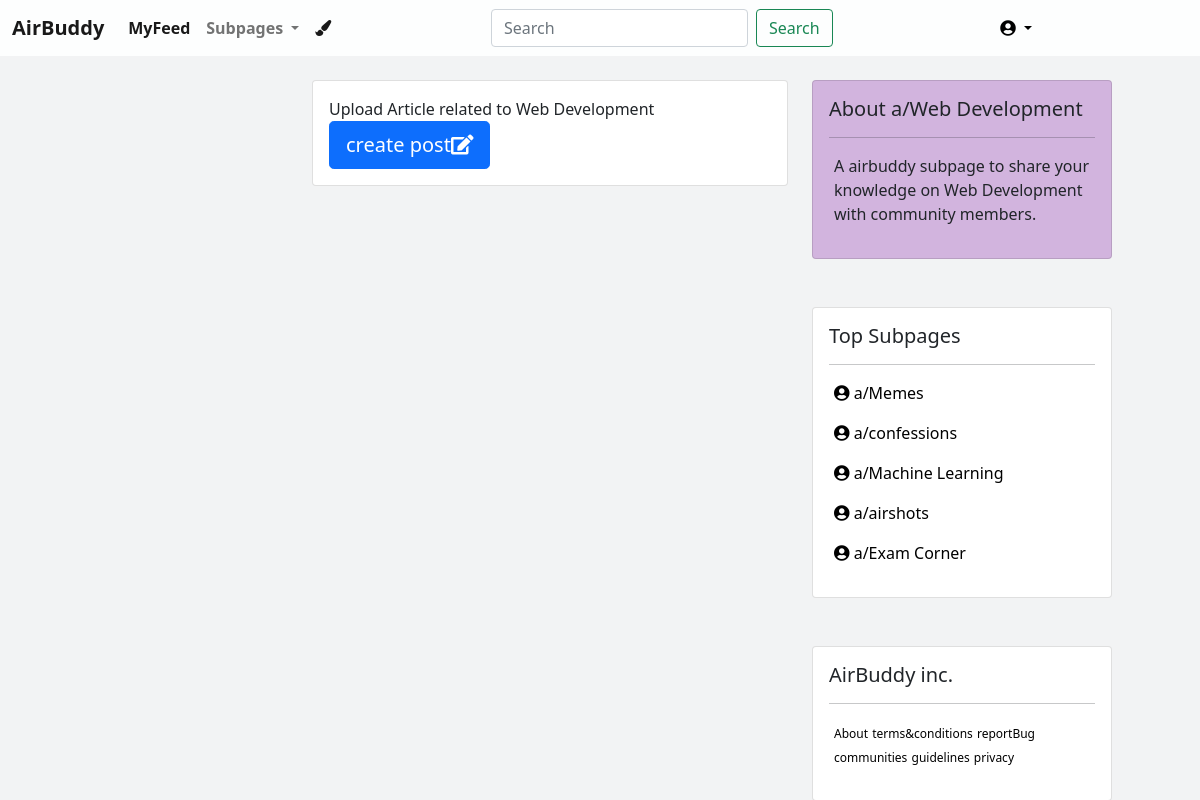
Page /a/webd/ (signed in) on the earlier database version.
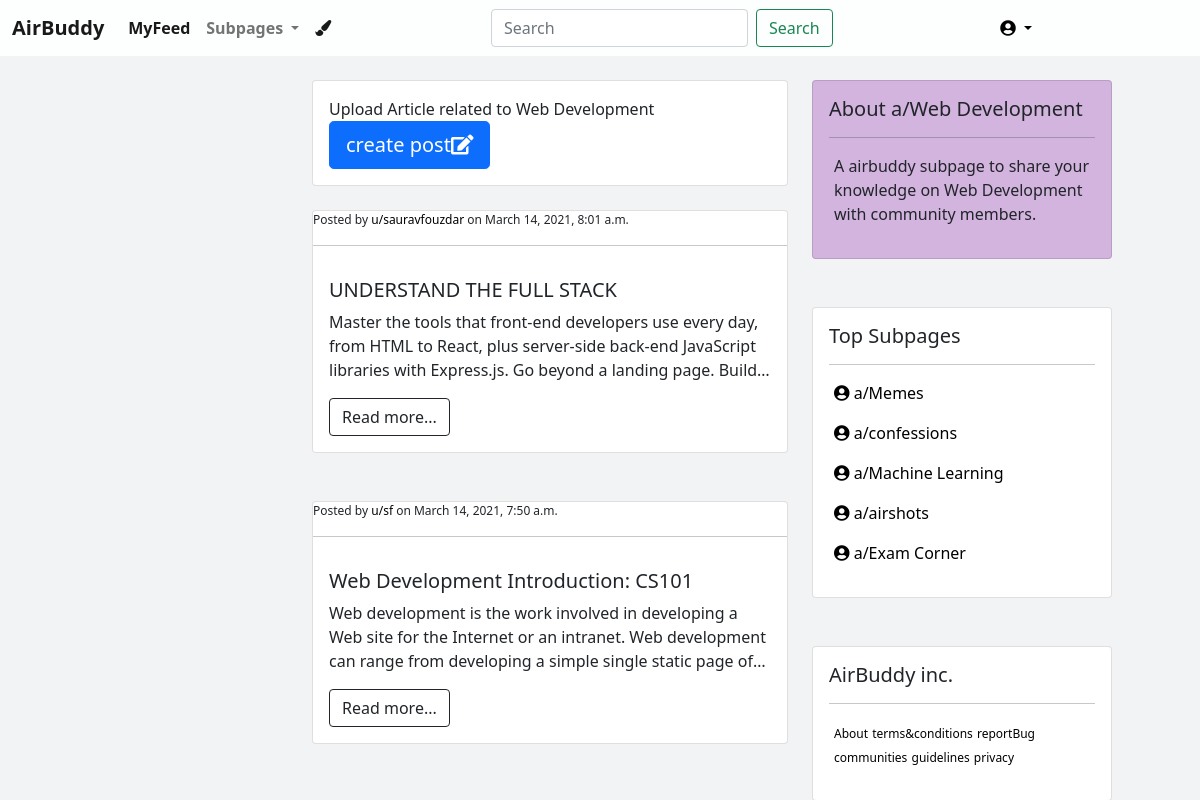
Same page on the later database version.
### subpages/models.py (models this page shows, shortened)
class WebDevelopment(models.Model):
    author = models.ForeignKey(
                        settings.AUTH_USER_MODEL,
                        on_delete=models.CASCADE,
                        related_name = 'webdev_post',
                        )
    title = models.TextField(max_length=100)
    description = models.TextField(max_length=5000)
    created_on = models.DateTimeField(auto_now_add = True)

### subpages/views.py (the view)
# urls.py: url(r'^a/webd/$', views.webd_main, name='webd_main'),
@login_required
def webd_main(request):
    obj = WebDevelopment.objects.all().order_by('-id')
    template_name = 'webd_main.html'
    context = {'obj':obj}
    return render(request, template_name, context)

### core/templates/webd_main.html
{% extends 'base.html' %}
{% load static %}
{% block content %}
<br>
<div class="container-fluid">
    <div class="row">
        <div class="col-md-3">  </div>
        <div class="col-md-5">
            <div class="card" style="background-color: rgb(255, 255, 255);">
                <div class="card-body">
                Upload Article related to Web Development
                <a href="/a/webd/submit">
                <button type="button" class="btn btn-primary btn-lg">create post<i class="fa fa-edit"></i></button>
                </a>
                </div>
            </div>
            <br>
    {% for row in obj %}
        <div class="card">
            <p class="post-meta" style="font-size: 12px;margin: 0%;">Posted by
            <a href="#">u/{{row.author}}</a> on {{row.created_on}}</p><hr class="hr-light">
            <div class="card-body">
            <h5 class="card-title">{{row.title}}</h5>
            <p style="
                overflow : hidden;
                text-overflow: ellipsis;
                display: -webkit-box;
                -webkit-line-clamp: 3;
                -webkit-box-orient: vertical;
              "> {{row.description}}</p>
              <a href="/a/webd/{{row.pk}}"><button type="button" class="btn btn-outline-dark">Read more...</button></i></a>
            </div>
        </div>
      <br> <br>
    {% endfor %}
    </div>
        <div class="col-md-4">
            <div class="card" style="width: 300px;background-color: #D2B4DE;">
                <div class="card-body">
                    <h5 class="card-title">About a/Web Development</h5>
                    <hr class="hr-light">
                <p class="post-meta" style="margin-left: 5px;">
                    A airbuddy subpage to share your knowledge on Web Development
                    with community members.
                   </p>
            </div>
            </div>
            <br>
            <br>
            <div class="card" style="width: 300px;">
                <div class="card-body">
                    <h5 class="card-title">Top Subpages</h5>
                    <hr class="hr-light">
                <p class="post-meta" style="margin-left: 5px;">
                    <a href="/a/memes"> <i class="fas fa-user-circle"></i> a/Memes</a>
                   </p>
    <p class="post-meta" style="margin-left: 5px;">
        <a href="/a/confessions">  <i class="fas fa-user-circle"></i> a/confessions</a>
                   </p>
                   <p class="post-meta" style="margin-left: 5px;">
                    <a href="/a/ml">  <i class="fas fa-user-circle"></i> a/Machine Learning</a>
                               </p>
                               <p class="post-meta" style="margin-left: 5px;">
                                <a href="/a/airshots">  <i class="fas fa-user-circle"></i> a/airshots</a>
                                           </p>
                                           <p class="post-meta" style="margin-left: 5px;">
                                            <a href="/a/examCorner"> <i class="fas fa-user-circle"></i> a/Exam Corner</a>
                                                       </p>
            </div>
        </div>
            <br><br>
            <div class="card" style="width: 300px;">
                <div class="card-body">
                    <h5 class="card-title">AirBuddy inc.</h5>
                    <hr class="hr-light">
                    <p style="margin-left: 5px;">
                        <a href=""> <small style="font-size: 12px;">About</small></a>
                        <a href=""><small style="font-size: 12px;">terms&conditions</small> </a>
                        <a href=""><small style="font-size: 12px;">reportBug</small> </a>
                        <a href=""><small style="font-size: 12px;">communities</small> </a>
                        <a href=""><small style="font-size: 12px;">guidelines</small> </a>
                        <a href=""><small style="font-size: 12px;">privacy</small> </a>
                   </p>
                </div>
            </div>
    </div>
</div>
{% endblock %}

Differences in the rows shown:
added WebDevelopment: author "sauravfouzdar", created_on "March 14, 2021, 8:01 a.m.", title "UNDERSTAND THE FULL STACK", description "Master the tools that front-end developers use every day, from HTML to React, plus server-side back-end JavaScript libraries with Express.js. Go beyond a landing page.…"
added WebDevelopment: author "sf", created_on "March 14, 2021, 7:50 a.m.", title "Web Development Introduction: CS101", description "Web development is the work involved in developing a Web site for the Internet or an intranet. Web development can range from developing a simple single static page…"
